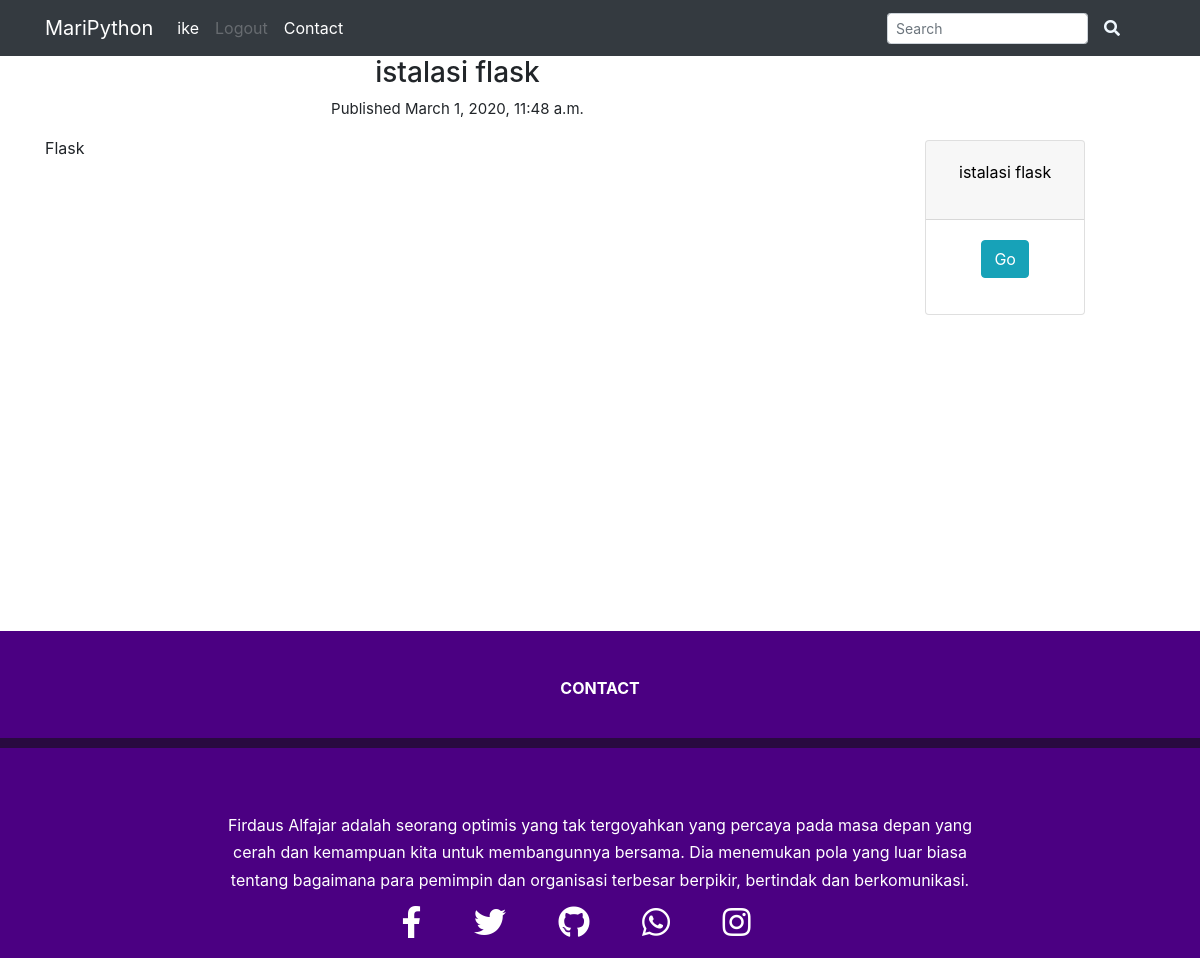
The page /1 (signed in) on the database its author committed.
### main/models.py (models this page shows, shortened)
class Blog(models.Model):
    title = models.CharField(max_length=300)
    content = models.TextField()
    published = models.DateTimeField("date published", default=datetime.now)
    blog_series = models.ForeignKey(BlogSeries, on_delete=models.SET_DEFAULT, default=1, verbose_name="Series")
    blog_slug = models.CharField(max_length=200, default=1)

### main/views.py (the view, shortened to what this page needs)
# urls.py: path('<single_slug>', single_slug, name='single_slug'),
def single_slug(request, single_slug):
    categories = [c.category_slug for c in BlogCategory.objects.all()]
    blog = [t.blog_slug for t in Blog.objects.all()]
    if single_slug in blog:
        this_blog = Blog.objects.get(blog_slug=single_slug)
        blog_from_series = Blog.objects.filter(blog_series__blog_series=this_blog.blog_series).order_by('published')
        this_blog_idx = list(blog_from_series).index(this_blog)
        return render(request=request,
                      template_name='blog.html',
                      context={"blog":this_blog,
                               "sidebar": blog_from_series,
                               "this_blog": this_blog_idx})
    return HttpResponse(f"'{single_slug}' does not correspond to anything we know of!")

### main/models.py (called while the page is built)
    def __str__(self):
        return self.blog_series

### main/templates/blog.html
{% extends "base.html" %}
{% block content %}
    <div class="container">
        <div class="row">
            <div class="col-7 col-md-9">
                <h3 style="text-align: center;">{{blog.title}}</h3>
                <p style="font-size: 15px; text-align: center;">Published {{ blog.published }}</p>
                {{blog.content|safe}}
            </div>
            <ul class="collapse show" style="margin-top: 60px;"></br>
                {% for blog in sidebar %}
                    {% if forloop.counter0 == this_id %}
                        <li class="active">
                            <div class="card-header" id="headingOne">{{blog.title}}<br>(Viewing)</div>
                        </li>
                    {% else %}
                    <div id="accordion">
                        <div class="card">
                          <div class="card-header" id="headingOne">
                            <h5 class="mb-0">
                              <button class="btn btn-link" data-toggle="collapse" data-target="#collapseOne" aria-expanded="true" aria-controls="collapseOne">
                                <p style="color: black;">{{blog.title}}</p>
                              </button>
                            </h5>
                          </div>
                          <div id="collapseOne" class="collapse show" aria-labelledby="headingOne" data-parent="#accordion">
                            <div class="card-body">
                                <p style="justify-content: center; align-items: center; display: flex;">
                                    <a href="/{{blog.blog_slug}}">
                                        <button class="btn btn-info" href type="button" data-toggle="collapse" data-target="#collapseOne" aria-expanded="true" aria-controls="collapseOne">
                                            Go
                                        </button>
                                    </a>
                                </p>
                            </div>
                          </div>
                        </div>
                    {% endif %}
                {% endfor %}
            </ul>
        </div>
    </div>
{% endblock %}

### templates/include/navbar.html (shortened to what this page needs)
<nav class="navbar sticky-top navbar-dark bg-dark navbar-expand-sm">
  <div class="container">
    <a class="navbar-brand" href="/">MariPython</a>
    <div class="collapse navbar-collapse" id="navbarSupportedContent">
      <ul class="navbar-nav mr-auto">
        {% if user.is_authenticated %}
          <li class="nav-item active">
            <a class="nav-link" href="/account">{{user.username}}</a>
          </li>
          <li class="nav-item">
            <a class="nav-link disabled" href="logout/">Logout</a>
          </li>
        {% endif %}
        <li class="nav-item active">
          <a class="nav-link" href="contact/">Contact</a>
        </li>
      </ul>
      <form class="form-inline" action="{% url 'main:search' %}">
          <input class="form-control form-control-sm mr-3 w-75" type="text" placeholder="Search"
            aria-label="Search" name="q">
            <i class="fas fa-search" style="color: aliceblue;"></i>
        </form>
    </div>
  </div>
  </nav>

### rows shown on the page
Blog: title "istalasi flask", published "March 1, 2020, 11:48 a.m.", content "Flask"

### other values the page prints
{{ user.username }} "ike"
